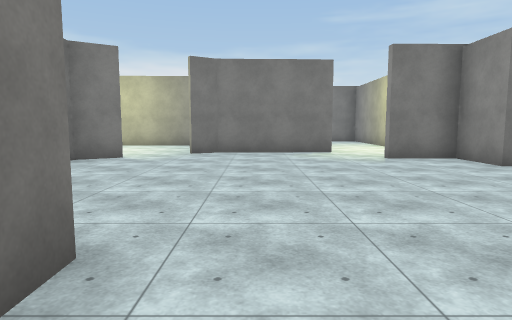
view 1 (above)

13 first-person views from a walk through a scene from a Unity 3-D project. The camera is 1.5 m above the floor, tilts 6° down and sees 75° across. The floor is counted in squares, 2 m on a side. Each view is taken from the middle of a square. On the plan, view 1 faces up. The plan holds only what a view shows up to about 11 squares ahead; the rest is blank. Surface patterns are stand-ins for the level's own textures.

view 2
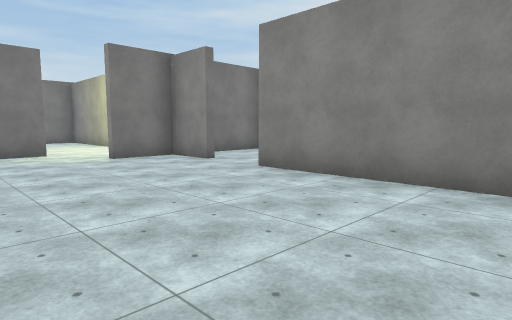

view 3
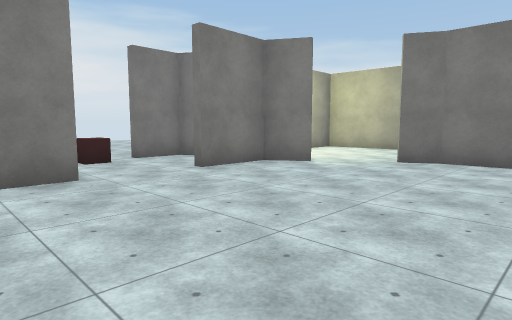

view 4
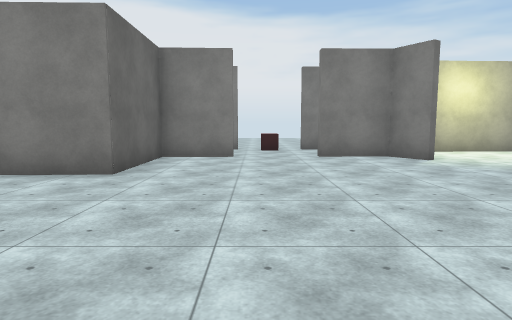

view 5
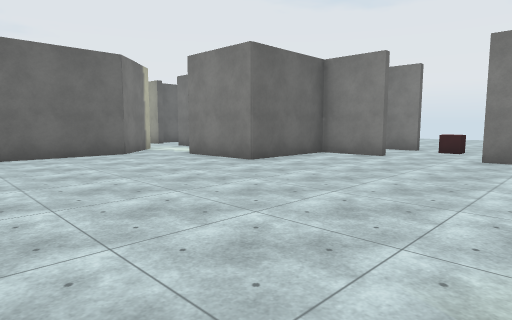

view 6
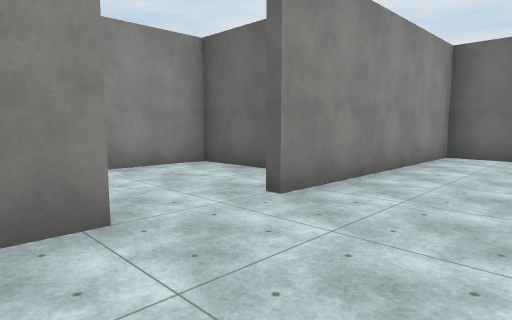

view 7
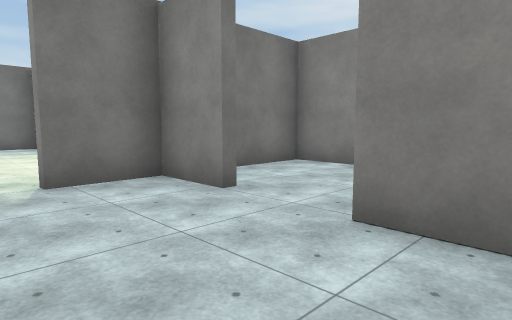

view 8
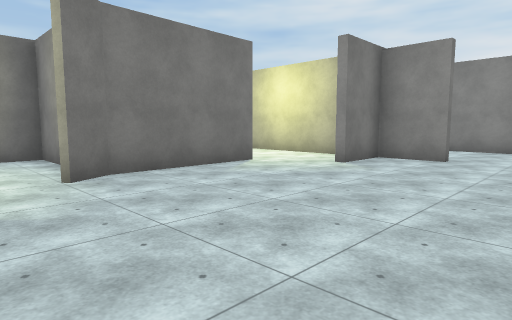

view 9
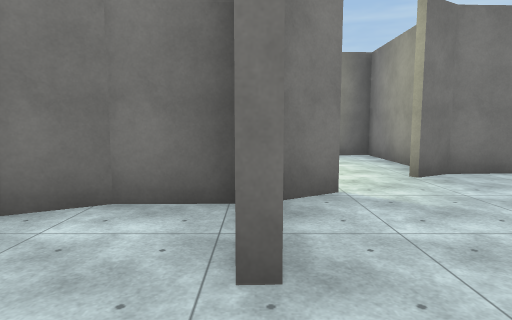

view 10
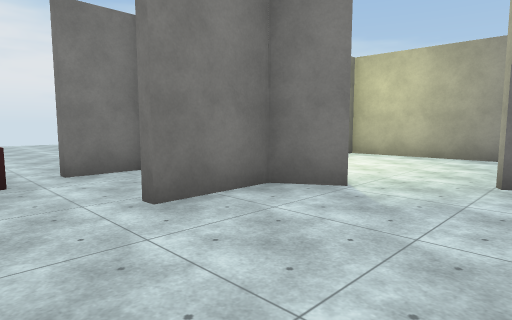

view 11
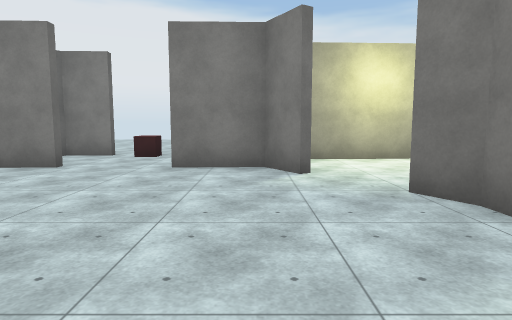

view 12
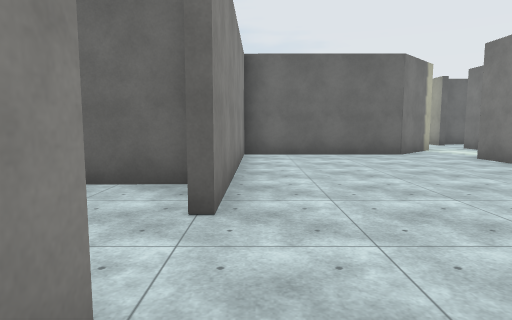

view 13
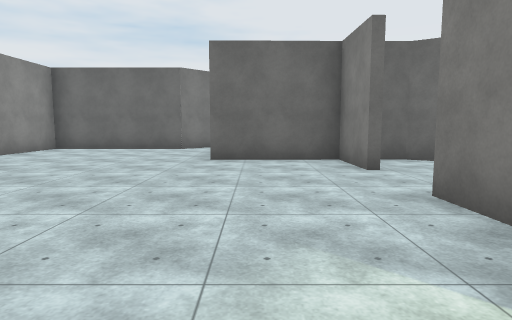

### Floor plan
Points are (right, up) in squares from view 1. A wall is a line through its corners. A room is listed if a view was taken in it or the views show most of it. See-through windows are left out.
Room 1 (views 1, 2, 3, 4, 5, 6, 7, 8, 9, 10, 11, 12, 13)
walls: (-3, 7.7) (-4, 7.1); (-3.8, 3.6) (-3.8, 1.8) (-1, 1.8) (-1, -0.5); (-0.9, 9) (-1.6, 8.6); (-3.9, 7.2) (-3.9, 5.5); (4.5, 6) (4.5, 7.5) (2.9, 7.4); (2.2, 9.2) (-1.1, 9.1); (-1.2, 10) (-1.2, 12.3) (-5.5, 12.2) (-5.3, 8.2); (-1.2, -3) (0.3, -1.4) (4.5, -1.5) (4.5, 4.3)
ways out: opening at (5, 5.5) to room 2; opening at (-4, 4.5) to room 3
Room 2 (no view inside)
walls: (4.8, 2.8) (7.7, 2.9) (7.8, 7.5) (5.8, 7.5)
ways out: opening at (5, 5.5) to room 1
Room 3 (no view inside)
walls: (-6.2, 3.5) (-6.2, 2.3) (-5.3, 1.8) (-4.6, 1.8); (-4, 7.1) (-5.4, 7.1) (-6.3, 6.6) (-6.3, 5.4)
ways out: opening at (-4, 4.5) to room 1; opening at (-6, 4.5)
objects: red cube (-6, 4)

Positions as (right, up) in squares from view 1, and headings:
1: (0, 0), facing up
2: (0, 0), facing up-right
3: (1, 2), facing up-left
4: (4, 4), facing left
5: (4, 7), facing down-left
6: (2, 7), facing down-right
7: (2, 3), facing up-right
8: (-3, 4), facing up-right
9: (-4, 4), facing up
10: (-1, 4), facing up-left
11: (2, 7), facing left
12: (4, 7), facing down
13: (-2, 9), facing down
